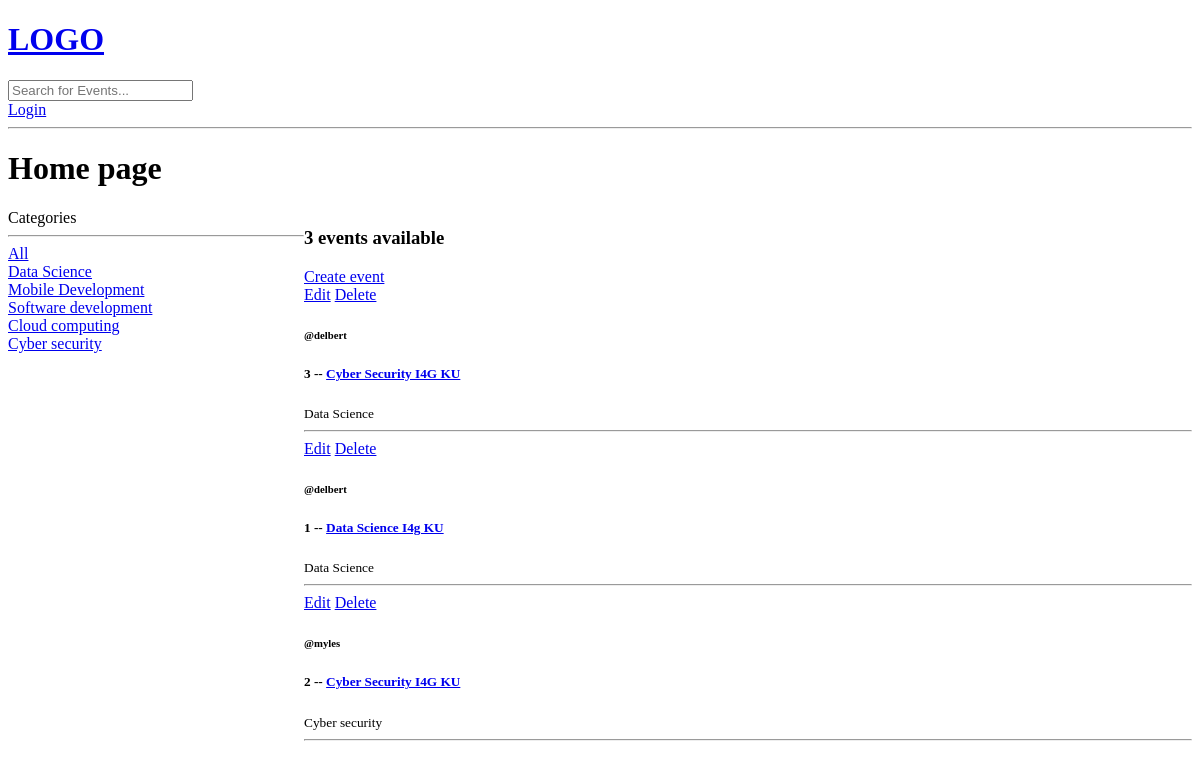
The app's page /, older data.
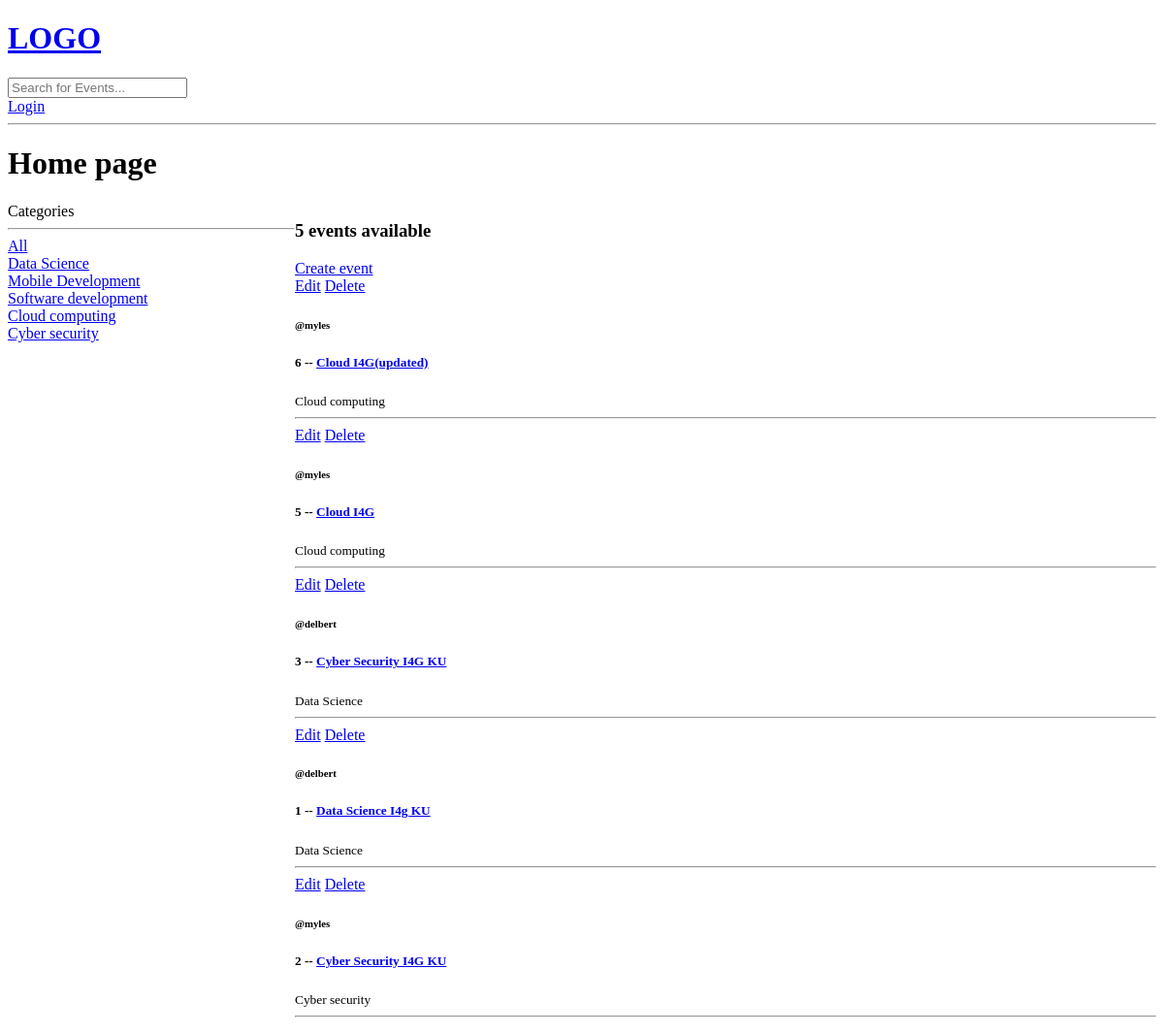
The same page, newer data.
### base/models.py (models this page shows, shortened)
class Topic(models.Model):
    name = models.CharField(max_length=100)

class Event(models.Model):
    host = models.ForeignKey(User, on_delete=models.SET_NULL, null=True)
    topic = models.ForeignKey(Topic, on_delete=models.SET_NULL, null=True)
    name = models.CharField(max_length=50)
    description = models.TextField(null=True, blank=True)
    updated = models.DateTimeField(auto_now=True)
    created = models.DateTimeField(auto_now_add=True)
    class Meta:
        ordering = ['-updated', '-created']

### base/views.py (the view)
# urls.py: path('', views.home, name="home"),
def home(request):
    events = Event.objects.all()
    topics = Topic.objects.all()
    q = request.GET.get('q') if request.GET.get('q') != None else '' #variable to query
    events = Event.objects.filter(Q(topic__name__icontains=q) | Q(name__icontains=q) | Q(host__username__icontains=q)) #Filters the events according to the topic name
    event_count = events.count()
    context = {'events': events, 'topics':topics, 'event_count':event_count}
    return render(request, 'base/home.html',context)

### base/templates/base/home.html (shortened to what this page needs)
{% extends 'main.html'  %}
{% block content  %}
<h1>Home page</h1>
<div class="home-container">
    <div>
        Categories
        <hr>
        <div>
            <a href="{% url 'home'%}">All</a>
        </div>
        {% for topic in topics%}
            <div>
                <a href="{% url 'home'%}?q={{topic.name}}">{{topic.name}}</a>
            </div>
        {% endfor %}
    </div>
    <div>
        <h3> {{event_count}} events available</h3>
        <a href="{% url 'create-event' %}">Create event</a>
    {% for event in events %}
    <div>
        <a href="{% url 'update-event' event.id%}">Edit</a>
        <a href="{% url 'delete-event' event.id %}">Delete</a>
        <h6>@{{event.host.username}}</h6>
        <h5> {{event.id}} -- <a href="{% url 'event' event.id %}"> {{event.name}}</a></h5>
        <small>{{event.topic.name}}</small>
        <hr>
    </div>
    {% endfor %}
    </div>
</div>
{%  endblock %}

Row changes from the older to the newer data that the page shows:
added Event: host.username "myles", id "6", name "Cloud I4G(updated)", topic.name "Cloud computing"
added Event: host.username "myles", id "5", name "Cloud I4G", topic.name "Cloud computing"
Text that changed along with them:
{{ event_count }}: "3" → "5"
